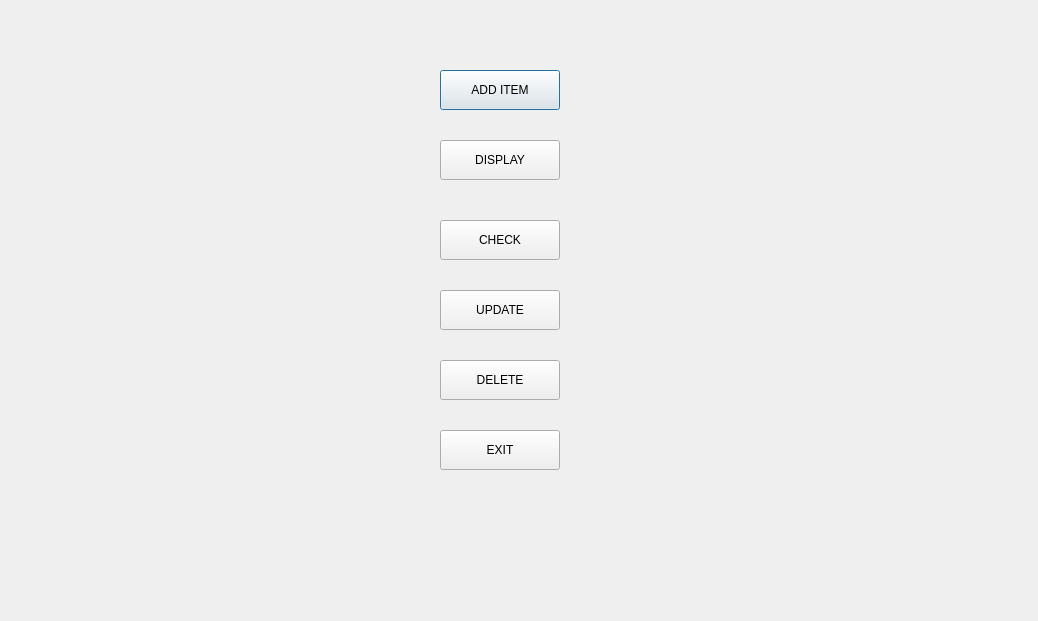
<?xml version="1.0" encoding="UTF-8"?>
<ui version="4.0">
 <class>product_mainClass</class>
 <widget class="QDialog" name="product_mainClass">
  <property name="geometry">
   <rect>
    <x>0</x>
    <y>0</y>
    <width>1038</width>
    <height>621</height>
   </rect>
  </property>
  <property name="windowTitle">
   <string>STORE MANAGEMENT SYSTEM</string>
  </property>
  <property name="windowIcon">
   <iconset>
    <normaloff>icon.png</normaloff>icon.png</iconset>
  </property>
  <widget class="QPushButton" name="add_item">
   <property name="geometry">
    <rect>
     <x>440</x>
     <y>70</y>
     <width>120</width>
     <height>40</height>
    </rect>
   </property>
   <property name="text">
    <string>ADD ITEM</string>
   </property>
  </widget>
  <widget class="QPushButton" name="display">
   <property name="geometry">
    <rect>
     <x>440</x>
     <y>140</y>
     <width>120</width>
     <height>40</height>
    </rect>
   </property>
   <property name="text">
    <string>DISPLAY</string>
   </property>
  </widget>
  <widget class="QPushButton" name="check">
   <property name="geometry">
    <rect>
     <x>440</x>
     <y>220</y>
     <width>120</width>
     <height>40</height>
    </rect>
   </property>
   <property name="text">
    <string>CHECK</string>
   </property>
  </widget>
  <widget class="QPushButton" name="delete_2">
   <property name="geometry">
    <rect>
     <x>440</x>
     <y>360</y>
     <width>120</width>
     <height>40</height>
    </rect>
   </property>
   <property name="text">
    <string>DELETE</string>
   </property>
  </widget>
  <widget class="QPushButton" name="update_2">
   <property name="geometry">
    <rect>
     <x>440</x>
     <y>290</y>
     <width>120</width>
     <height>40</height>
    </rect>
   </property>
   <property name="text">
    <string>UPDATE</string>
   </property>
  </widget>
  <widget class="QPushButton" name="exit_button">
   <property name="geometry">
    <rect>
     <x>440</x>
     <y>430</y>
     <width>120</width>
     <height>40</height>
    </rect>
   </property>
   <property name="text">
    <string>EXIT</string>
   </property>
  </widget>
 </widget>
 <layoutdefault spacing="6" margin="11"/>
 <resources/>
 <connections/>
</ui>
